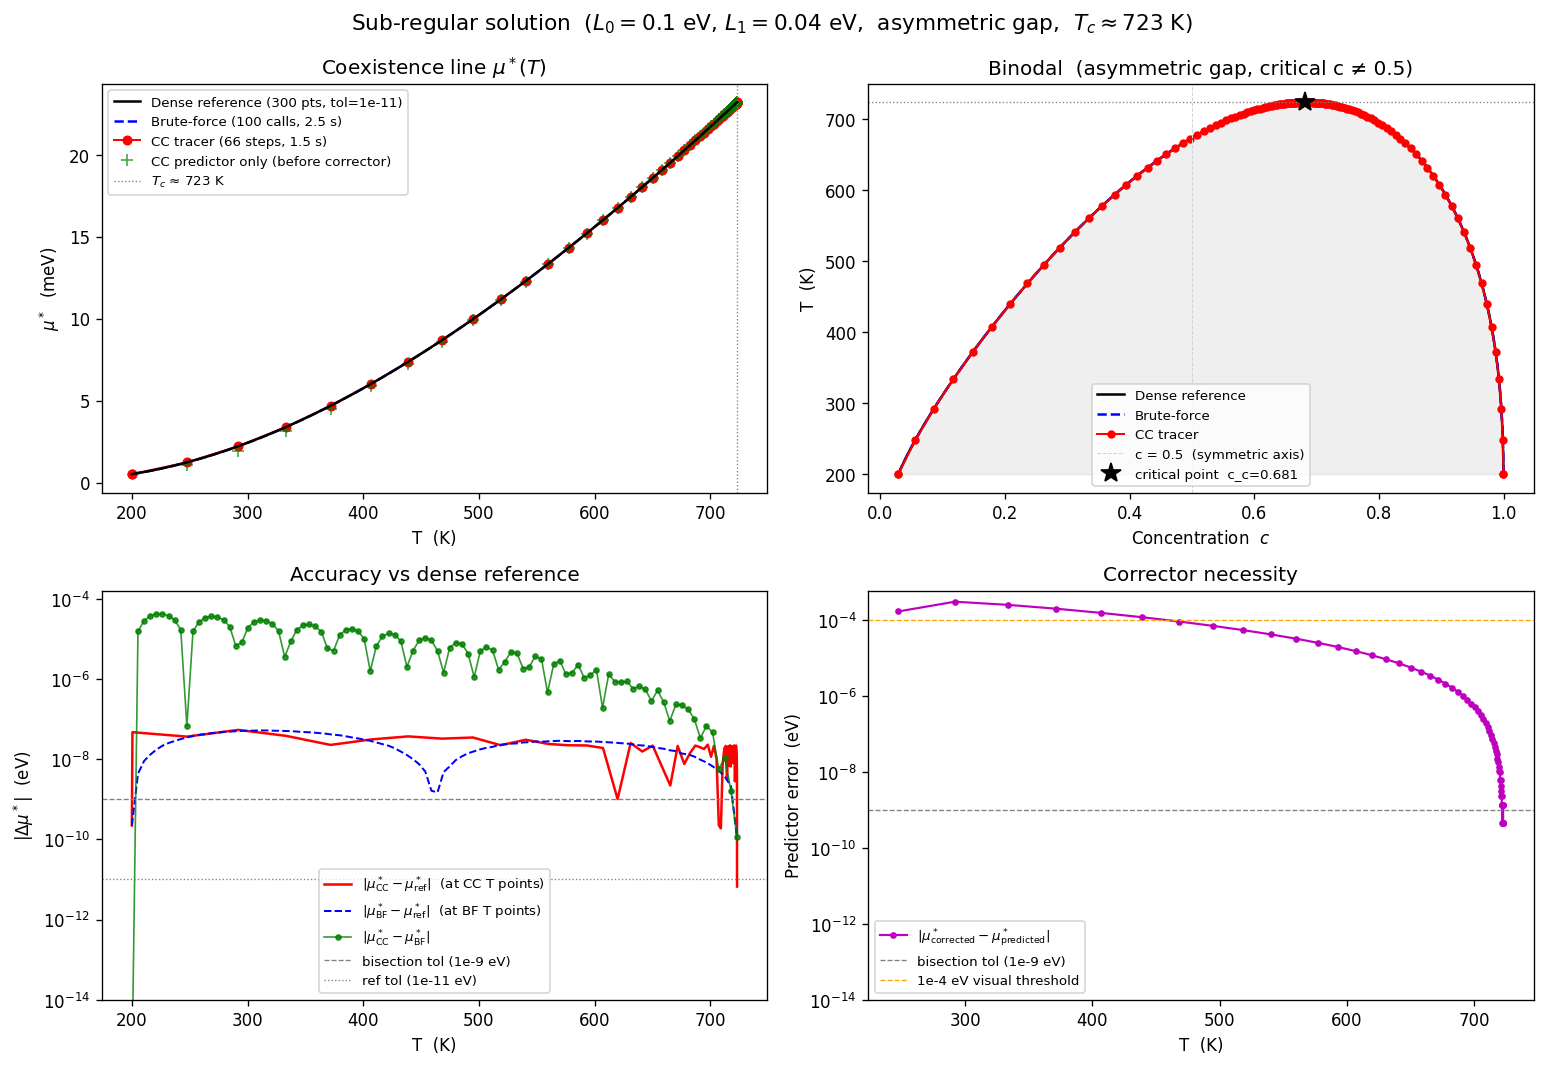

Write the Python code that produced this figure.
"""
Clausius-Clapeyron coexistence tracing: comparison against brute-force isothermal refinement.

Phase model
-----------
Sub-regular (2-parameter Redlich-Kister) solution:

    f(T, c) = c*(1-c)*(L0 + L1*(2c-1)) - T * S_mix(c)

With L1 ≠ 0 the miscibility gap is visibly asymmetric (critical concentration c_c ≠ 0.5).
Both semigrand_potential and concentration are evaluated analytically (global minimisation of
f - mu*c via root-finding on df/dc = mu), so there are no stencil artefacts.  If this demo
were ported to the actual RegularSolution class, concentration() uses a 5-point finite-
difference stencil; the stencil step should be reduced to ≤ 0.1 meV to avoid smearing near
the kink.

Requirements
------------
    pip install numpy scipy matplotlib          # plot dependencies
    pip install -e /path/to/landau             # for Phase base class

Usage
-----
    python scripts/cc_demo.py
    → writes scripts/cc_demo.png
"""

import os
import time
import numpy as np
import matplotlib
matplotlib.use("Agg")
import matplotlib.pyplot as plt
from dataclasses import dataclass
from scipy.constants import Boltzmann, eV
import scipy.optimize as so

from landau.phases import Phase

kB = Boltzmann / eV   # eV / K


# ── Entropy helpers ───────────────────────────────────────────────────────────

def _S_mix(c):
    c = np.asarray(c, dtype=float)
    with np.errstate(divide="ignore", invalid="ignore"):
        return kB * (np.where(c > 0, -c * np.log(c), 0.0)
                   + np.where(c < 1, -(1 - c) * np.log(1 - c), 0.0))


def _dS_dc(c):
    # d/dc [S_mix(c)] = kB * ln((1-c)/c)
    with np.errstate(divide="ignore"):
        return kB * np.log((1.0 - c) / c)


# ── Sub-regular solution phase ────────────────────────────────────────────────

@dataclass(frozen=True)
class AnalyticSubRegularSolution(Phase):
    """Sub-regular (2-parameter Redlich-Kister) free energy.

    f(T, c) = c*(1-c)*(L0 + L1*(2c-1)) - T * S_mix(c)

    With L1 ≠ 0 the c ↔ (1-c) symmetry is broken:
      - the spinodal and binodal are asymmetric in c
      - the critical concentration shifts away from 0.5
      - the coexistence line mu*(T) is nonzero even at T→0

    semigrand_potential and concentration are both analytic (global minimiser
    of f - mu*c found by root-finding on df/dc = mu), so there are no
    finite-difference stencil artefacts near the kink.
    """
    L0: float   # eV — symmetric Redlich-Kister coefficient
    L1: float   # eV — asymmetric Redlich-Kister coefficient

    def _f(self, T, c):
        return c * (1 - c) * (self.L0 + self.L1 * (2 * c - 1)) - T * _S_mix(c)

    def _df_dc(self, T, c):
        """∂f/∂c = chemical potential of component 1."""
        # d/dc [c(1-c)(L0 + L1(2c-1))] = L0(1-2c) + L1(-6c²+6c-1)
        return (self.L0 * (1 - 2 * c)
                + self.L1 * (-6 * c**2 + 6 * c - 1)
                - T * _dS_dc(c))

    def _stable_c(self, T, mu):
        """Global argmin_c [f(T,c) - mu*c] via root-finding on df/dc = mu."""
        c_grid = np.linspace(1e-10, 1 - 1e-10, 20000)
        g = self._df_dc(T, c_grid) - mu
        sign_changes = np.where(np.diff(np.sign(g)))[0]
        roots = []
        for i in sign_changes:
            try:
                r = so.brentq(lambda c: self._df_dc(T, c) - mu,
                              c_grid[i], c_grid[i + 1], xtol=1e-14)
                roots.append(r)
            except ValueError:
                pass
        if not roots:
            raise ValueError(f"No root at T={T:.2f} K, mu={mu:.5f} eV")
        if len(roots) == 1:
            return roots[0]
        # Multiple roots → global minimum of g(c) = f(c) - mu*c
        gvals = [self._f(T, r) - mu * r for r in roots]
        return roots[int(np.argmin(gvals))]

    def semigrand_potential(self, T, mu):
        if np.isscalar(mu):
            c = self._stable_c(T, mu)
            return float(self._f(T, c) - mu * c)
        return np.array([self.semigrand_potential(T, m) for m in np.asarray(mu)])

    def concentration(self, T, mu):
        if np.isscalar(mu):
            return float(self._stable_c(T, mu))
        return np.array([self._stable_c(T, m) for m in np.asarray(mu)])


# ── Phase parameters ──────────────────────────────────────────────────────────
#
# L1 = 0.04 eV (40 % of L0) gives a clearly asymmetric gap.
# Analytic estimate of T_c: maximise T_spinodal(c) = [2L0 + L1(12c-6)]*c(1-c)/kB
# over c → c_c ≈ 0.68, T_c ≈ 723 K.
#
L0, L1 = 0.10, 0.04   # eV
phase = AnalyticSubRegularSolution(name="subregular", L0=L0, L1=L1)


# ── Find T_c analytically ─────────────────────────────────────────────────────


def _Tc_spinodal(n_c=20000):
    """Compute T_c = max_c T_spinodal(c) = [2L0+L1(12c-6)]*c*(1-c)/kB.

    For the sub-regular solution, ∂²f/∂c² = 0 when T = T_spinodal(c).
    T_c is the maximum of T_spinodal over c, which is where the spinodal
    (and the binodal) closes.  This gives T_c and the critical concentration c_c.
    """
    c_arr = np.linspace(1e-4, 1 - 1e-4, n_c)
    T_sp = (2 * L0 + L1 * (12 * c_arr - 6)) * c_arr * (1 - c_arr) / kB
    idx = int(np.argmax(T_sp))
    return float(T_sp[idx]), float(c_arr[idx])


print("Computing T_c from spinodal condition ...")
T_c, c_c = _Tc_spinodal()
print(f"  T_c = {T_c:.1f} K,  critical concentration c_c = {c_c:.3f}")


# ── Core algorithms ───────────────────────────────────────────────────────────

def refine_isothermal_jump(phase_left, phase_right, T, mu_lo, mu_hi,
                           tol=1e-9, c_thresh_hint=None):
    """Return (mu_star, c_left, c_right).

    Case A — two different phases:
        Bisect on  Φ_left(μ) − Φ_right(μ).  No numerical derivatives.

    Case B — same phase (miscibility gap):
        Bisection accelerated by the tangent-intersection probe (secant step).
        Branch membership determined by .concentration() — never by dΦ/dμ.

        c_thresh_hint: optional float giving the branch discriminant.  If None,
            the midpoint of the bracket concentrations is used.  Pass the midpoint
            of the *coexistence* concentrations (c_left + c_right)/2 from the
            previous step so the discriminant tracks c_c — essential for asymmetric
            phases where both c_left and c_right may be > 0.5 near T_c.
    """
    if phase_left is not phase_right:
        lo, hi = mu_lo, mu_hi
        while hi - lo > tol:
            mid   = (lo + hi) / 2.0
            delta = (phase_left.semigrand_potential(T, mid)
                     - phase_right.semigrand_potential(T, mid))
            lo, hi = (mid, hi) if delta < 0 else (lo, mid)
        mu_star = (lo + hi) / 2.0
        return (mu_star,
                phase_left.concentration(T, mu_star),
                phase_right.concentration(T, mu_star))

    # Case B — single phase / miscibility gap
    ph = phase_left
    phi_lo = ph.semigrand_potential(T, mu_lo)
    phi_hi = ph.semigrand_potential(T, mu_hi)
    c_lo   = ph.concentration(T, mu_lo)
    c_hi   = ph.concentration(T, mu_hi)

    if abs(c_hi - c_lo) < 1e-10:
        raise ValueError(
            f"No concentration jump in [{mu_lo:.4f}, {mu_hi:.4f}] at T={T:.2f} K")

    if c_thresh_hint is not None:
        c_thresh = float(c_thresh_hint)
        # Validate: discriminant must lie strictly between c_lo and c_hi
        if not (min(c_lo, c_hi) < c_thresh < max(c_lo, c_hi)):
            # Hint is outside bracket — fall back to midpoint
            c_thresh = (c_lo + c_hi) / 2.0
    else:
        c_thresh = (c_lo + c_hi) / 2.0

    lo, hi = mu_lo, mu_hi
    while hi - lo > tol:
        denom = c_hi - c_lo
        if abs(denom) > 1e-15:
            mu_trial = (phi_lo - phi_hi + c_hi * hi - c_lo * lo) / denom
        else:
            mu_trial = (lo + hi) / 2.0

        if not (lo < mu_trial < hi):
            mu_trial = (lo + hi) / 2.0

        phi_t = ph.semigrand_potential(T, mu_trial)
        c_t   = ph.concentration(T, mu_trial)

        if c_t < c_thresh:
            lo, phi_lo, c_lo = mu_trial, phi_t, c_t
        else:
            hi, phi_hi, c_hi = mu_trial, phi_t, c_t

    mu_star = (lo + hi) / 2.0
    return mu_star, ph.concentration(T, lo), ph.concentration(T, hi)


def trace_coexistence_line(phase_left, phase_right,
                           T_start, mu_lo_init, mu_hi_init,
                           T_end, delta_c_min=5e-4, dT_max=50.0):
    """Clausius-Clapeyron predictor-corrector coexistence tracer.

    Predictor: linear extrapolation of μ*(T) using the finite-difference CC slope
               dμ*/dT from consecutive converged points.  No explicit entropy needed.
    Corrector: refine_isothermal_jump centred on the prediction.
    Step size: dT ∝ (delta_c)^2 so that near T_c (where delta_c → 0) the steps
               shrink automatically, keeping the predictor accurate.
    Stopping:  when delta_c = c_right − c_left < delta_c_min.

    Returns list of dicts: T, mu_star, c_left, c_right, mu_predicted, predictor_err.
    """
    sign_dT = +1 if T_end > T_start else -1

    mu_star, c_left, c_right = refine_isothermal_jump(
        phase_left, phase_right, T_start, mu_lo_init, mu_hi_init)
    delta_c    = c_right - c_left
    half_width = (mu_hi_init - mu_lo_init) / 2.0
    # Track the branch discriminant so it follows c_c near T_c.
    c_thresh = (c_left + c_right) / 2.0
    results    = [dict(T=T_start, mu_star=mu_star, c_left=c_left, c_right=c_right,
                       mu_predicted=mu_star, predictor_err=0.0)]

    if delta_c < delta_c_min:
        return results

    # Bootstrap: one small step to seed the CC slope dμ*/dT.
    # Using two refine_isothermal_jump calls instead of a numerical ∂Φ/∂T.
    dT_boot = sign_dT * min(0.5, abs(T_end - T_start) * 0.002)
    T_boot  = T_start + dT_boot
    mu_b, c_lb, c_rb = refine_isothermal_jump(
        phase_left, phase_right, T_boot,
        mu_star - half_width, mu_star + half_width,
        c_thresh_hint=c_thresh)
    c_thresh = (c_lb + c_rb) / 2.0
    dmu_dT = (mu_b - mu_star) / dT_boot
    results.append(dict(T=T_boot, mu_star=mu_b, c_left=c_lb, c_right=c_rb,
                        mu_predicted=mu_b, predictor_err=0.0))
    T, mu_star, c_left, c_right = T_boot, mu_b, c_lb, c_rb
    delta_c = c_right - c_left

    while sign_dT * (T_end - T) > 1e-12 and delta_c >= delta_c_min:
        # Adaptive step: near T_c where delta_c ~ sqrt(T_c-T),
        # dT ∝ delta_c^2 keeps |Δ(delta_c)| roughly constant per step.
        dT_adapt = dT_max * (delta_c ** 2)
        dT = sign_dT * min(dT_max, max(0.1, dT_adapt))
        if sign_dT * (T + dT - T_end) > 0:
            dT = T_end - T

        T_next       = T + dT
        mu_predicted = mu_star + dmu_dT * dT

        # Bracket centred on prediction with a generous safety margin
        bracket = max(half_width * 0.5, abs(dmu_dT * dT) * 2.0)
        mu_next, c_ln, c_rn = refine_isothermal_jump(
            phase_left, phase_right, T_next,
            mu_predicted - bracket, mu_predicted + bracket,
            c_thresh_hint=c_thresh)   # pass tracked discriminant

        predictor_err = abs(mu_next - mu_predicted)
        dmu_dT  = (mu_next - mu_star) / dT
        delta_c = c_rn - c_ln
        c_thresh = (c_ln + c_rn) / 2.0   # update discriminant

        results.append(dict(T=T_next, mu_star=mu_next, c_left=c_ln, c_right=c_rn,
                            mu_predicted=mu_predicted, predictor_err=predictor_err))
        T, mu_star, c_left, c_right = T_next, mu_next, c_ln, c_rn

    return results


# ── Reference: high-density brute-force with tight tolerance ─────────────────

def dense_reference(ph, T_array, mu_lo, mu_hi, tol=1e-11, delta_c_min=5e-4):
    """Independent high-precision call at every T — serves as ground truth.

    Maintains a tracked branch discriminant c_thresh that follows the coexistence
    concentrations as they converge to c_c near T_c.
    """
    results = []
    c_thresh = None   # will be set after the first successful refinement
    for T in T_array:
        try:
            c_lo = ph.concentration(T, mu_lo)
            c_hi = ph.concentration(T, mu_hi)
            if c_hi - c_lo < delta_c_min:
                break
            mu_star, c_left, c_right = refine_isothermal_jump(
                ph, ph, T, mu_lo, mu_hi, tol=tol, c_thresh_hint=c_thresh)
            if c_right - c_left < delta_c_min:
                break
            c_thresh = (c_left + c_right) / 2.0   # track discriminant
            results.append(dict(T=T, mu_star=mu_star, c_left=c_left, c_right=c_right))
        except Exception:
            break
    return results


def brute_force_coexistence(ph, T_array, mu_lo, mu_hi, tol=1e-9, delta_c_min=5e-4):
    """Standard-tolerance brute-force at each T in T_array."""
    return dense_reference(ph, T_array, mu_lo, mu_hi, tol=tol, delta_c_min=delta_c_min)


# ── Setup run parameters ──────────────────────────────────────────────────────

T_low  = 200.0
T_high = T_c - 0.05          # trace within 0.05 K of the critical temperature
DELTA_C_MIN = 5e-5            # stop when gap is this narrow (resolves near T_c with 20k-pt grid)
mu_lo_wide, mu_hi_wide = -0.25, 0.25

print(f"\nT range: {T_low:.0f} – {T_high:.1f} K  (up to T_c − 1 K)")
print(f"delta_c stopping threshold: {DELTA_C_MIN}")

# ── 1) Dense reference (300 points, tol = 1e-11) ─────────────────────────────
print("\nRunning dense reference (300 points, tol=1e-11) ...")
t0 = time.perf_counter()
T_ref    = np.linspace(T_low, T_high, 300)
ref_data = dense_reference(phase, T_ref, mu_lo_wide, mu_hi_wide,
                            tol=1e-11, delta_c_min=DELTA_C_MIN)
t_ref = time.perf_counter() - t0
print(f"  → {len(ref_data)} points in {t_ref:.2f} s  ({1e3*t_ref/max(len(ref_data),1):.1f} ms/pt)")

# ── 2) Brute-force (100 points, tol = 1e-9) ──────────────────────────────────
print("Running brute-force (100 calls, tol=1e-9) ...")
t0 = time.perf_counter()
T_bf    = np.linspace(T_low, T_high, 100)
bf_data = brute_force_coexistence(phase, T_bf, mu_lo_wide, mu_hi_wide,
                                   tol=1e-9, delta_c_min=DELTA_C_MIN)
t_bf = time.perf_counter() - t0
print(f"  → {len(bf_data)} points in {t_bf:.2f} s  ({1e3*t_bf/max(len(bf_data),1):.1f} ms/pt)")

# ── 3) CC tracer ──────────────────────────────────────────────────────────────
print("Running CC tracer (adaptive steps, tol=1e-9) ...")
t0 = time.perf_counter()
cc_data = trace_coexistence_line(
    phase, phase, T_low, mu_lo_wide, mu_hi_wide,
    T_end=T_high, delta_c_min=DELTA_C_MIN, dT_max=50.0)
t_cc = time.perf_counter() - t0
print(f"  → {len(cc_data)} steps in {t_cc:.2f} s  ({1e3*t_cc/max(len(cc_data),1):.1f} ms/step)")


# ── Unpack results ────────────────────────────────────────────────────────────

def unpack(data, key):
    return np.array([r[key] for r in data])

ref_T  = unpack(ref_data, "T");   ref_mu = unpack(ref_data, "mu_star")
ref_cL = unpack(ref_data, "c_left");  ref_cR = unpack(ref_data, "c_right")

bf_T  = unpack(bf_data, "T");    bf_mu = unpack(bf_data, "mu_star")
bf_cL = unpack(bf_data, "c_left");   bf_cR = unpack(bf_data, "c_right")

cc_T    = unpack(cc_data, "T");      cc_mu   = unpack(cc_data, "mu_star")
cc_cL   = unpack(cc_data, "c_left"); cc_cR   = unpack(cc_data, "c_right")
cc_pred = unpack(cc_data, "mu_predicted"); cc_perr = unpack(cc_data, "predictor_err")


# ── Accuracy metrics ──────────────────────────────────────────────────────────

# CC vs brute-force
T_common = bf_T[(bf_T >= cc_T.min()) & (bf_T <= cc_T.max())]
cc_on_bf  = np.interp(T_common, cc_T, cc_mu)
bf_on_bf  = np.interp(T_common, bf_T, bf_mu)
err_cc_bf = np.abs(cc_on_bf - bf_on_bf)

# CC and BF vs dense reference — evaluate at each method's own T points
# (interpolates the reference onto the sparser grid, avoiding aliasing artefacts)
ref_on_cc  = np.interp(cc_T, ref_T, ref_mu)
ref_on_bf  = np.interp(bf_T, ref_T, ref_mu)
err_cc_ref = np.abs(cc_mu - ref_on_cc)
err_bf_ref = np.abs(bf_mu - ref_on_bf)

# Predictor errors (skip bootstrap points 0 and 1)
perr = cc_perr[2:]
cc_T_perr = cc_T[2:]


# ── Print summary ─────────────────────────────────────────────────────────────

print(f"\n{'='*62}")
print(f"{'Method':<22} {'N pts':>6} {'Wall time':>10} {'ms/pt':>9}")
print(f"{'-'*62}")
print(f"{'Dense reference':<22} {len(ref_data):>6} {t_ref:>9.2f}s {1e3*t_ref/max(len(ref_data),1):>8.1f}")
print(f"{'Brute-force':<22} {len(bf_data):>6} {t_bf:>9.2f}s {1e3*t_bf/max(len(bf_data),1):>8.1f}")
print(f"{'CC tracer':<22} {len(cc_data):>6} {t_cc:>9.2f}s {1e3*t_cc/max(len(cc_data),1):>8.1f}")
print(f"{'='*62}")
speedup = (t_bf / t_cc) if t_cc > 0 else float("inf")
print(f"CC tracer speedup vs brute-force: {speedup:.1f}×")

print(f"\nAccuracy (vs dense reference at tol=1e-11):")
print(f"  CC tracer  — median {np.median(err_cc_ref):.2e} eV,  max {np.max(err_cc_ref):.2e} eV")
print(f"  Brute-force — median {np.median(err_bf_ref):.2e} eV,  max {np.max(err_bf_ref):.2e} eV")
print(f"  Max |CC − BF| = {err_cc_bf.max():.2e} eV")

print(f"\nPredictor errors (before corrector step, n={len(perr)}):")
if len(perr) > 0:
    print(f"  Median {np.median(perr):.2e} eV,  max {perr.max():.2e} eV")
    frac_big = (perr > 1e-4).mean()
    print(f"  Steps with predictor err > 1e-4 eV: {frac_big:.0%}")
    print(f"  → Corrector {'IS needed' if frac_big > 0.1 else 'is NOT needed'} for this system at these step sizes")


# ── Plots ─────────────────────────────────────────────────────────────────────

fig, axes = plt.subplots(2, 2, figsize=(13, 9))
fig.suptitle(
    rf"Sub-regular solution  ($L_0={L0}$ eV, $L_1={L1}$ eV,  asymmetric gap,"
    rf"  $T_c\approx{T_c:.0f}$ K)",
    fontsize=13,
)

# ── Panel 1: coexistence line μ*(T) ──────────────────────────────────────────
ax = axes[0, 0]
ax.plot(ref_T, ref_mu * 1e3, "k-",  lw=1.5, zorder=4,
        label=f"Dense reference (300 pts, tol=1e-11)")
ax.plot(bf_T,  bf_mu  * 1e3, "b--", lw=1.5,
        label=f"Brute-force ({len(bf_T)} calls, {t_bf:.1f} s)")
ax.plot(cc_T,  cc_mu  * 1e3, "ro-", ms=5, lw=1.2,
        label=f"CC tracer ({len(cc_T)} steps, {t_cc:.1f} s)")
if len(cc_T) > 2:
    ax.plot(cc_T_perr, cc_pred[2:] * 1e3, "g+", ms=7, alpha=0.7,
            label="CC predictor only (before corrector)")
ax.axvline(T_c, ls=":", color="gray", lw=0.8, label=f"$T_c$ ≈ {T_c:.0f} K")
ax.set_xlabel("T  (K)")
ax.set_ylabel(r"$\mu^*$  (meV)")
ax.set_title(r"Coexistence line $\mu^*(T)$")
ax.legend(fontsize=8)

# ── Panel 2: binodal (c–T diagram, shows asymmetry) ──────────────────────────
ax = axes[0, 1]
if len(ref_cL):
    ax.fill_betweenx(ref_T, ref_cL, ref_cR, alpha=0.12, color="gray")
    ax.plot(ref_cL, ref_T, "k-",  lw=1.5, label="Dense reference")
    ax.plot(ref_cR, ref_T, "k-",  lw=1.5)
ax.plot(bf_cL,  bf_T,  "b--", lw=1.5, label="Brute-force")
ax.plot(bf_cR,  bf_T,  "b--", lw=1.5)
ax.plot(cc_cL,  cc_T,  "ro-", ms=4, lw=1.2, label="CC tracer")
ax.plot(cc_cR,  cc_T,  "ro-", ms=4, lw=1.2)
ax.axhline(T_c, ls=":", color="gray", lw=0.8)
ax.axvline(0.5, ls="--", color="lightgray", lw=0.6,
           label="c = 0.5  (symmetric axis)")
ax.plot(c_c, T_c, "k*", ms=12, zorder=5, label=f"critical point  c_c={c_c:.3f}")
ax.set_xlabel("Concentration  $c$")
ax.set_ylabel("T  (K)")
ax.set_title("Binodal  (asymmetric gap, critical c ≠ 0.5)")
ax.legend(fontsize=8, loc="lower center")

# ── Panel 3: accuracy vs dense reference ─────────────────────────────────────
ax = axes[1, 0]
ax.semilogy(cc_T, err_cc_ref + 1e-16, "r-", lw=1.5,
            label=r"$|\mu^*_\mathrm{CC} - \mu^*_\mathrm{ref}|$  (at CC T points)")
ax.semilogy(bf_T, err_bf_ref + 1e-16, "b--", lw=1.2,
            label=r"$|\mu^*_\mathrm{BF} - \mu^*_\mathrm{ref}|$  (at BF T points)")
if len(T_common):
    ax.semilogy(T_common, err_cc_bf + 1e-16, "g.-", lw=1.0, alpha=0.8,
                label=r"$|\mu^*_\mathrm{CC} - \mu^*_\mathrm{BF}|$")
ax.axhline(1e-9, ls="--", color="gray", lw=0.8, label="bisection tol (1e-9 eV)")
ax.axhline(1e-11, ls=":", color="gray", lw=0.8, label="ref tol (1e-11 eV)")
ax.set_xlabel("T  (K)")
ax.set_ylabel(r"$|\Delta\mu^*|$  (eV)")
ax.set_title("Accuracy vs dense reference")
ax.legend(fontsize=8)
ax.set_ylim(bottom=1e-14)

# ── Panel 4: predictor error — is the corrector necessary? ───────────────────
ax = axes[1, 1]
if len(perr):
    ax.semilogy(cc_T_perr, perr + 1e-16, "m.-", lw=1.3,
                label=r"$|\mu^*_\mathrm{corrected} - \mu^*_\mathrm{predicted}|$")
ax.axhline(1e-9, ls="--", color="gray", lw=0.8, label="bisection tol (1e-9 eV)")
ax.axhline(1e-4, ls="--", color="orange", lw=0.8, label="1e-4 eV visual threshold")
ax.set_xlabel("T  (K)")
ax.set_ylabel("Predictor error  (eV)")
ax.set_title("Corrector necessity")
ax.legend(fontsize=8)
ax.set_ylim(bottom=1e-14)

plt.tight_layout()

out_path = os.path.join(os.path.dirname(os.path.abspath(__file__)), "cc_demo.png")
fig.savefig(out_path, dpi=120, bbox_inches="tight")
print(f"\nPlot saved to {out_path}")
